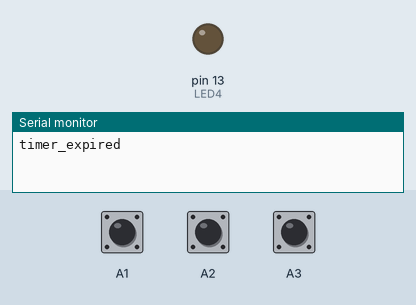
Recording of a sketch running on a simulated Arduino Uno, built with avr-gcc and run on an emulated ATmega328P. Parts: output pins drawn as LEDs (lit = HIGH), the last lines printed to the serial monitor. Dashed ring = blinking. The inputs (shaded band) are chosen by the test bench; at power-on: A1 HIGH, A2 HIGH, A3 HIGH.

Above: at 1.2 s.
1.3 s: A1 pulled LOW for 0.15 s
4.4 s: A2 pulled LOW for 0.15 s
At 6.3 s:
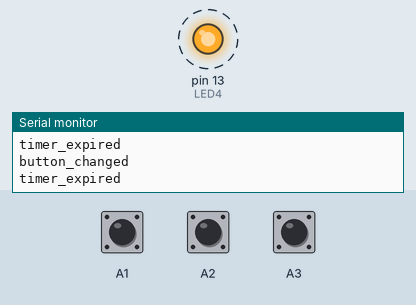
Timing chart, 0 to 13.4 s (numbered marks = the images above; inputs shaded):
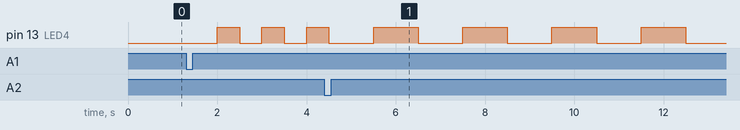

Measured:
- after the input at 4.4 s, pin 13 (LED4): alternates HIGH for 1.0 s and LOW for 1.0 s, starting after 1.1 s
- by itself, pin 13 (LED4): alternates HIGH for 0.50 s and LOW for 0.50 s

The sketch:

event_driven.ino
```cpp
#include "event_driven.h"
#include "app.h"
#include "pindefs.h"

#define PRESSED_DOWN 0
#define BUTTONS 3

unsigned long time_waited;
int buttons_listening[BUTTONS];
boolean is_button_pressed[BUTTONS];

void button_listen(int pin)
{
  for(int i = 0; i < BUTTONS; ++i)
  {
    if(buttons_listening[i] == -1)
    {
      buttons_listening[i] = pin;
      pinMode(pin, INPUT_PULLUP);
      return;
    }
  }
}

void timer_set(int ms)
{
  time_waited = millis() + ms;
}

//////////////////////////////////////////////////////////////////////

void setup()
{
  Serial.begin(9600);

  time_waited = 0;
  initialize_buttons();

  appint();
}

void initialize_buttons()
{
  for(int i = 0; i < BUTTONS; ++i)
  {
    buttons_listening[i] = -1;
    is_button_pressed[i] = false;
  }
}

void loop()
{
  check_buttons();
  check_timer();
}

void check_buttons()
{
  for(int i = 0; i < BUTTONS; ++i)
    if(buttons_listening[i] != -1)
      check_button(i);
}

void check_button(int button_id)
{
  int button = buttons_listening[button_id];
  int button_val = digitalRead(button);

  if(is_button_changed(button_id, button_val) == true)
    button_changed(button, button_val);
}

boolean is_button_changed(int button_id, int button_val)
{
  if(button_val == PRESSED_DOWN && is_button_pressed[button_id] == false ||
    button_val == !PRESSED_DOWN && is_button_pressed[button_id] == true)
  {
    is_button_pressed[button_id] = !is_button_pressed[button_id];
    return true;
  }

  return false;
}

void check_timer()
{
  if(time_waited != 0)
  {
    if(millis() >= time_waited)
    {
      time_waited = 0;
      timer_expired();
    }
  }
}
```

app.h
```cpp
void appint(void);

void button_changed(int p, int v);

void timer_expired(void);
```

app.ino
```cpp
#include "event_driven.h"
#include "app.h"
#include "pindefs.h"

double blink_timer = 1000;
int led_state = 1;

long button1_time_pressed = -1;
long button2_time_pressed = -1;

void appint(void)
{
  button_listen(KEY1);
  button_listen(KEY2);
  button_listen(KEY3);

  pinMode(LED4, OUTPUT);

  timer_set(blink_timer);
}

void button_changed(int p, int v)
{
  Serial.println("button_changed");
  if(p == KEY1 && v == PRESSED_DOWN)
  {
    button1_time_pressed = millis();
    blink_timer /= 2;
  }
  else if (p == KEY2 && v == PRESSED_DOWN)
  {
    button2_time_pressed = millis();
    blink_timer *= 2;
  }

  if(buttons_pressed())
    while(1);
}

boolean buttons_pressed()
{
  // Se ambos botoes ja foram apertados alguma vez na vida
  if(button1_time_pressed != -1 && button2_time_pressed != -1)
    return pressed_interval_inside(500);

  return false;
}

boolean pressed_interval_inside(long max_interval)
{
  long interval = abs(button1_time_pressed - button2_time_pressed);

  if(interval < max_interval)
    return true;
  return false;
}

void timer_expired(void)
{
  Serial.println("timer_expired");
  led_state = !led_state;
  digitalWrite(LED4, led_state);
  timer_set(blink_timer);
}
```

event_driven.h
```cpp
void button_listen(int pin);

void timer_set(int ms);
```

pindefs.h
```cpp
#define LED1 10
#define LED2 11
#define LED3 12
#define LED4 13
#define KEY1 A1
#define KEY2 A2
#define KEY3 A3
```
